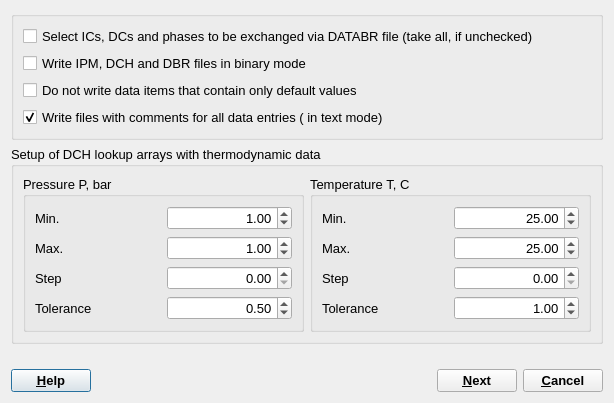
<?xml version="1.0" encoding="UTF-8"?>
<ui version="4.0">
 <class>LookupDialogData</class>
 <widget class="QDialog" name="LookupDialogData">
  <property name="geometry">
   <rect>
    <x>0</x>
    <y>0</y>
    <width>614</width>
    <height>403</height>
   </rect>
  </property>
  <property name="font">
   <font>
    <pointsize>10</pointsize>
   </font>
  </property>
  <property name="windowTitle">
   <string>Setup for writing GEMIPM2K input files</string>
  </property>
  <layout class="QGridLayout" name="gridLayout_3">
   <item row="0" column="0" colspan="5">
    <widget class="QGroupBox" name="groupBox">
     <property name="title">
      <string/>
     </property>
     <layout class="QVBoxLayout" name="verticalLayout">
      <item>
       <widget class="QCheckBox" name="chSelect">
        <property name="text">
         <string>Select ICs, DCs and phases to be exchanged via DATABR file (take all, if unchecked)</string>
        </property>
       </widget>
      </item>
      <item>
       <widget class="QCheckBox" name="chMode">
        <property name="text">
         <string>Write IPM, DCH and DBR files in binary mode</string>
        </property>
       </widget>
      </item>
      <item>
       <widget class="QCheckBox" name="chAll">
        <property name="text">
         <string>Do not write data items that contain only default values</string>
        </property>
       </widget>
      </item>
      <item>
       <widget class="QCheckBox" name="chComment">
        <property name="text">
         <string>Write files with comments for all data entries ( in text mode)</string>
        </property>
        <property name="checked">
         <bool>true</bool>
        </property>
       </widget>
      </item>
     </layout>
    </widget>
   </item>
   <item row="1" column="2">
    <spacer name="verticalSpacer">
     <property name="orientation">
      <enum>Qt::Vertical</enum>
     </property>
     <property name="sizeHint" stdset="0">
      <size>
       <width>20</width>
       <height>0</height>
      </size>
     </property>
    </spacer>
   </item>
   <item row="2" column="0" colspan="5">
    <widget class="QGroupBox" name="groupBox_2">
     <property name="title">
      <string>Setup of DCH lookup arrays with thermodynamic data </string>
     </property>
     <layout class="QHBoxLayout" name="horizontalLayout">
      <item>
       <widget class="QGroupBox" name="groupBox_3">
        <property name="title">
         <string>Pressure P, bar</string>
        </property>
        <layout class="QGridLayout" name="gridLayout">
         <item row="0" column="0">
          <widget class="QLabel" name="label">
           <property name="text">
            <string>Min.</string>
           </property>
          </widget>
         </item>
         <item row="0" column="1">
          <widget class="QDoubleSpinBox" name="pPfrom">
           <property name="layoutDirection">
            <enum>Qt::LeftToRight</enum>
           </property>
           <property name="alignment">
            <set>Qt::AlignRight|Qt::AlignTrailing|Qt::AlignVCenter</set>
           </property>
           <property name="decimals">
            <number>2</number>
           </property>
           <property name="maximum">
            <double>10000.000000000000000</double>
           </property>
           <property name="value">
            <double>1.000000000000000</double>
           </property>
          </widget>
         </item>
         <item row="1" column="0">
          <widget class="QLabel" name="label_2">
           <property name="text">
            <string>Max.</string>
           </property>
          </widget>
         </item>
         <item row="1" column="1">
          <widget class="QDoubleSpinBox" name="pPuntil">
           <property name="alignment">
            <set>Qt::AlignRight|Qt::AlignTrailing|Qt::AlignVCenter</set>
           </property>
           <property name="decimals">
            <number>2</number>
           </property>
           <property name="maximum">
            <double>10000.000000000000000</double>
           </property>
           <property name="value">
            <double>1.000000000000000</double>
           </property>
          </widget>
         </item>
         <item row="2" column="0">
          <widget class="QLabel" name="label_3">
           <property name="text">
            <string>Step</string>
           </property>
          </widget>
         </item>
         <item row="2" column="1">
          <widget class="QDoubleSpinBox" name="pPstep">
           <property name="alignment">
            <set>Qt::AlignRight|Qt::AlignTrailing|Qt::AlignVCenter</set>
           </property>
           <property name="decimals">
            <number>2</number>
           </property>
           <property name="maximum">
            <double>1000.000000000000000</double>
           </property>
          </widget>
         </item>
         <item row="3" column="0">
          <widget class="QLabel" name="label_4">
           <property name="text">
            <string>Tolerance</string>
           </property>
          </widget>
         </item>
         <item row="3" column="1">
          <widget class="QDoubleSpinBox" name="pPtol">
           <property name="alignment">
            <set>Qt::AlignRight|Qt::AlignTrailing|Qt::AlignVCenter</set>
           </property>
           <property name="decimals">
            <number>2</number>
           </property>
           <property name="minimum">
            <double>0.010000000000000</double>
           </property>
           <property name="maximum">
            <double>10.000000000000000</double>
           </property>
           <property name="singleStep">
            <double>0.100000000000000</double>
           </property>
           <property name="value">
            <double>0.500000000000000</double>
           </property>
          </widget>
         </item>
        </layout>
       </widget>
      </item>
      <item>
       <widget class="QGroupBox" name="groupBox_4">
        <property name="title">
         <string>Temperature T, C</string>
        </property>
        <layout class="QGridLayout" name="gridLayout_2">
         <item row="0" column="0">
          <widget class="QLabel" name="label_5">
           <property name="text">
            <string>Min.</string>
           </property>
          </widget>
         </item>
         <item row="0" column="1">
          <widget class="QDoubleSpinBox" name="pTfrom">
           <property name="alignment">
            <set>Qt::AlignRight|Qt::AlignTrailing|Qt::AlignVCenter</set>
           </property>
           <property name="decimals">
            <number>2</number>
           </property>
           <property name="maximum">
            <double>2000.000000000000000</double>
           </property>
           <property name="value">
            <double>25.000000000000000</double>
           </property>
          </widget>
         </item>
         <item row="1" column="0">
          <widget class="QLabel" name="label_6">
           <property name="text">
            <string>Max.</string>
           </property>
          </widget>
         </item>
         <item row="1" column="1">
          <widget class="QDoubleSpinBox" name="pTuntil">
           <property name="alignment">
            <set>Qt::AlignRight|Qt::AlignTrailing|Qt::AlignVCenter</set>
           </property>
           <property name="decimals">
            <number>2</number>
           </property>
           <property name="maximum">
            <double>2000.000000000000000</double>
           </property>
           <property name="value">
            <double>25.000000000000000</double>
           </property>
          </widget>
         </item>
         <item row="2" column="0">
          <widget class="QLabel" name="label_7">
           <property name="text">
            <string>Step</string>
           </property>
          </widget>
         </item>
         <item row="2" column="1">
          <widget class="QDoubleSpinBox" name="pTstep">
           <property name="alignment">
            <set>Qt::AlignRight|Qt::AlignTrailing|Qt::AlignVCenter</set>
           </property>
           <property name="decimals">
            <number>2</number>
           </property>
           <property name="maximum">
            <double>200.000000000000000</double>
           </property>
           <property name="value">
            <double>0.000000000000000</double>
           </property>
          </widget>
         </item>
         <item row="3" column="0">
          <widget class="QLabel" name="label_8">
           <property name="text">
            <string>Tolerance</string>
           </property>
          </widget>
         </item>
         <item row="3" column="1">
          <widget class="QDoubleSpinBox" name="pTtol">
           <property name="alignment">
            <set>Qt::AlignRight|Qt::AlignTrailing|Qt::AlignVCenter</set>
           </property>
           <property name="decimals">
            <number>2</number>
           </property>
           <property name="minimum">
            <double>0.010000000000000</double>
           </property>
           <property name="maximum">
            <double>10.000000000000000</double>
           </property>
           <property name="singleStep">
            <double>0.100000000000000</double>
           </property>
           <property name="value">
            <double>1.000000000000000</double>
           </property>
          </widget>
         </item>
        </layout>
       </widget>
      </item>
     </layout>
    </widget>
   </item>
   <item row="3" column="0" colspan="5">
    <spacer name="verticalSpacer_2">
     <property name="orientation">
      <enum>Qt::Vertical</enum>
     </property>
     <property name="sizeHint" stdset="0">
      <size>
       <width>20</width>
       <height>52</height>
      </size>
     </property>
    </spacer>
   </item>
   <item row="4" column="0">
    <widget class="QPushButton" name="buttonHelp">
     <property name="font">
      <font>
       <weight>75</weight>
       <bold>true</bold>
      </font>
     </property>
     <property name="text">
      <string>&amp;Help</string>
     </property>
    </widget>
   </item>
   <item row="4" column="1">
    <spacer name="horizontalSpacer">
     <property name="orientation">
      <enum>Qt::Horizontal</enum>
     </property>
     <property name="sizeHint" stdset="0">
      <size>
       <width>218</width>
       <height>20</height>
      </size>
     </property>
    </spacer>
   </item>
   <item row="4" column="3">
    <widget class="QPushButton" name="buttonOK">
     <property name="font">
      <font>
       <weight>75</weight>
       <bold>true</bold>
      </font>
     </property>
     <property name="text">
      <string>&amp;Next</string>
     </property>
    </widget>
   </item>
   <item row="4" column="4">
    <widget class="QPushButton" name="buttonCancel">
     <property name="font">
      <font>
       <weight>75</weight>
       <bold>true</bold>
      </font>
     </property>
     <property name="text">
      <string>&amp;Cancel</string>
     </property>
    </widget>
   </item>
  </layout>
 </widget>
 <tabstops>
  <tabstop>chSelect</tabstop>
  <tabstop>chMode</tabstop>
  <tabstop>chAll</tabstop>
  <tabstop>chComment</tabstop>
  <tabstop>pPfrom</tabstop>
  <tabstop>pPuntil</tabstop>
  <tabstop>pPstep</tabstop>
  <tabstop>pPtol</tabstop>
  <tabstop>pTfrom</tabstop>
  <tabstop>pTuntil</tabstop>
  <tabstop>pTstep</tabstop>
  <tabstop>pTtol</tabstop>
 </tabstops>
 <resources/>
 <connections/>
</ui>
